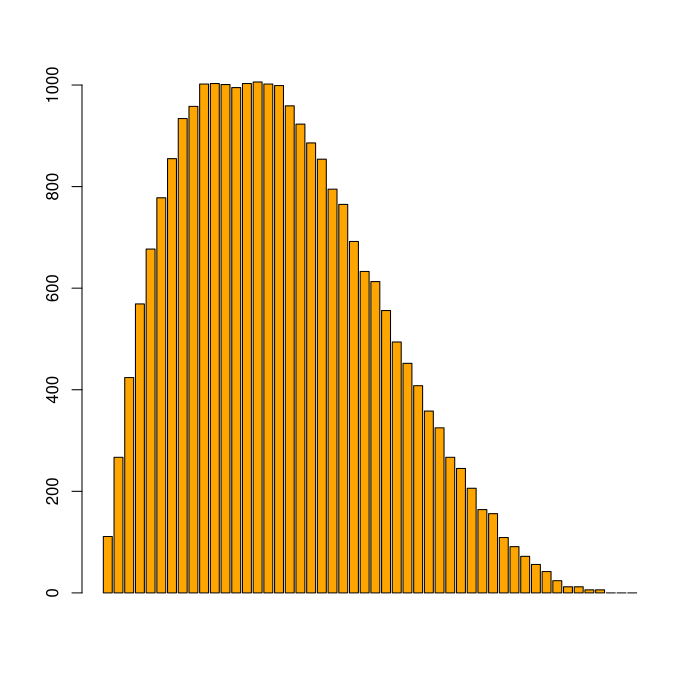

Recreate this plot in R.
f<-function(x)
{
	return (20*x*(1-x)^3);
}
m<-2^13;
a<-189;
b<-56;
x<-4;
y<-2471;
cg<-2;
freq<-array(0,50);
for(i in 1:50000)
{
	x<-(a*x+b)%%m;
	u<-as.double(x)/m;
	y<-(a*y+b+7)%%m;
	v<-as.double(y)/m;
	if(cg*u<=f(v))
		freq[v*50+1]<-freq[v*50+1]+1;
}
barplot(freq, col = "orange");
